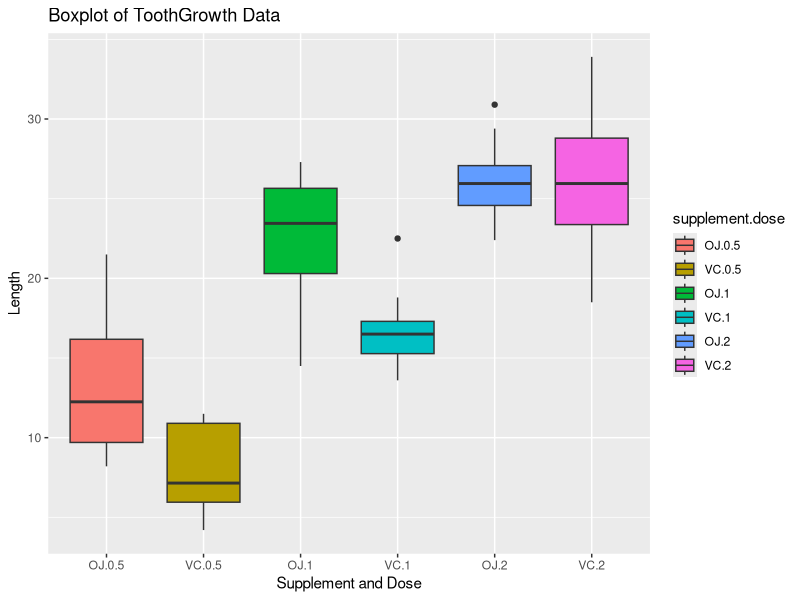

This chart was generated by the following R code:
## ---- chunk 1
#Load any necessary datasets
library(datasets)

library(ggplot2)

#Store the ToothGrowth data frame into a variable, t, in case we do any transformations
t = ToothGrowth
## ---- chunk 2
head(t)
## ---- chunk 3
summary(t)
## ---- chunk 4
unique(t$dose)
## ---- chunk 5
unique(t$supp)
## ---- chunk 6
t$supplement.dose = interaction(t$supp, t$dose)

q = qplot(x=supplement.dose, y=len, data=t, geom="boxplot", fill=supplement.dose, main="Boxplot of ToothGrowth Data", ylab="Length", xlab="Supplement and Dose")

print(q)
## ---- chunk 7
supp.VC = t[which(t$supp=="VC"), 1]
supp.OJ = t[which(t$supp=="OJ"), 1]

var(supp.OJ)
var(supp.VC)

## ---- chunk 8
supp.t.test = t.test(supp.OJ, supp.VC, paired=FALSE, var.equal=FALSE)
supp.t.test
## ---- chunk 9
lowDose = t[which(t$dose==0.5), 1]
medDose = t[which(t$dose==1), 1]
highDose = t[which(t$dose==2), 1]

## ---- chunk 10
t.test(medDose, lowDose, paired=FALSE, var.equal=FALSE)
## ---- chunk 11
t.test(highDose, medDose, paired=FALSE, var.equal=FALSE)
## ---- chunk 12
t.test(highDose, lowDose, paired=FALSE, var.equal=FALSE)
